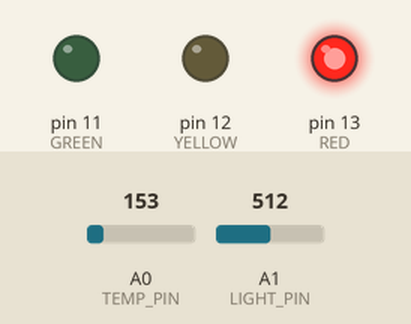
A sketch run on a simulated Arduino Uno, built with avr-gcc and run on an emulated ATmega328P. Shown: output pins drawn as LEDs (lit = HIGH). The test bench sets the inputs (shaded band); at power-on: A0 (TEMP_PIN) = 153, A1 (LIGHT_PIN) = 512. What the sketch prints to the serial monitor is not drawn.

Above: at 1.8 s.
1.9 s: A0 (TEMP_PIN) set to 128
At 2.6 s:
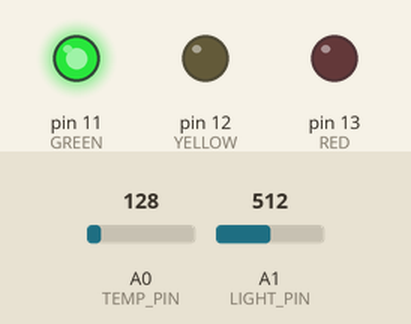
5.5 s: A1 (LIGHT_PIN) set to 608
9.0 s: A1 (LIGHT_PIN) set to 625
At 9.4 s:
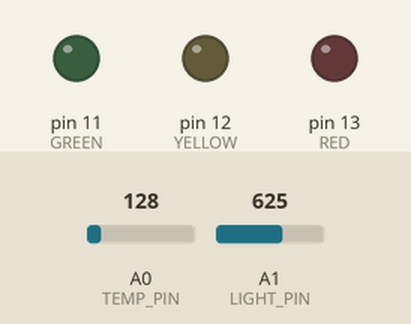
10.5 s: A1 (LIGHT_PIN) set to 716
At 11.8 s:
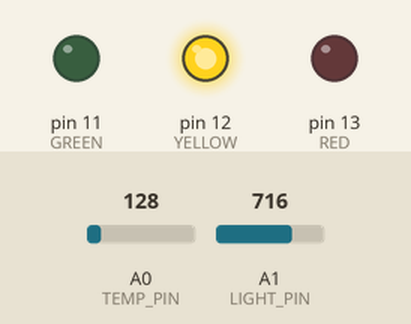
14.6 s: A1 (LIGHT_PIN) set to 511
At 15.6 s:
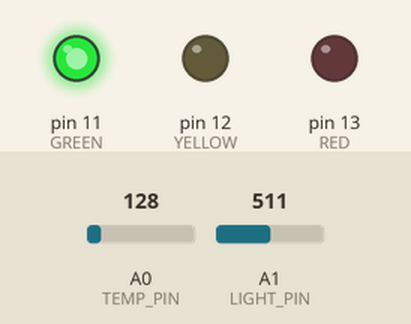
18.7 s: A1 (LIGHT_PIN) set to 240
22.2 s: A1 (LIGHT_PIN) set to 218
At 24.4 s:
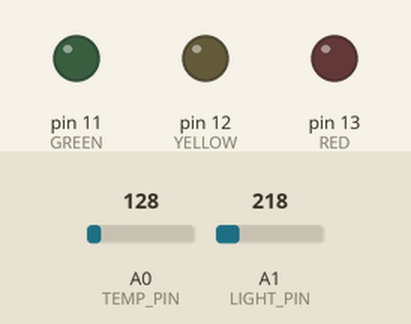
Timing chart, 0 to 25.5 s (numbered marks = the images above; inputs shaded):
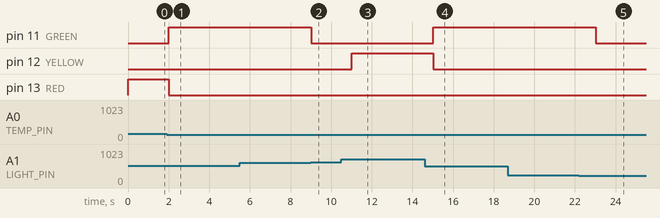

Measured:
- the behaviour switches between 144 and 143 on A0 (TEMP_PIN) (found by bisection; images 0 and 1)
- the behaviour switches between 624 and 625 on A1 (LIGHT_PIN) (found by bisection; images 1 and 2)
- the behaviour switches between 226 and 225 on A1 (LIGHT_PIN) (found by bisection; images 4 and 5)
- after the input at 1.9 s, pin 11 (GREEN): LOW → HIGH after 0.10 s; pin 13 (RED): HIGH → LOW after 0.10 s
- after the input at 9.0 s, pin 11 (GREEN): HIGH → LOW at once
- after the input at 10.5 s, pin 12 (YELLOW): LOW → HIGH after 0.52 s
- after the input at 14.6 s, pin 11 (GREEN): LOW → HIGH after 0.42 s; pin 12 (YELLOW): HIGH → LOW after 0.42 s
- after the input at 22.2 s, pin 11 (GREEN): HIGH → LOW after 0.83 s

The sketch:

2and3-temperature.ino
```cpp
// (C) __Mariia Zabolotnia, Joel Celén, Ionel Pop, group: 8__ (2024)
// Work package 3
// Exercise 2 and 3
// Submission code: 908233 (provided by your TA-s)

// Declare variables for storing Pin values
int RED = 13;    // pin number for red LED
int YELLOW = 12; // pin number for yellow LED
int GREEN = 11;  // pin number for green LED

int TEMP_PIN = A0;
int LIGHT_PIN = A1;

// declare variable to store delay time in seconds
int delaySec = 1;

// main function for setup before execution
void setup()
{
    Serial.begin(9600);      // initialize serial monitor
    pinMode(RED, OUTPUT);    // initialize red pin of type output
    pinMode(YELLOW, OUTPUT); // initialize yellow pin of type output
    pinMode(GREEN, OUTPUT);  // initialize green pin of type output
}

// function that will be executed repetatively
void loop()
{
    // read analog value to int
    int temperature = analogRead(TEMP_PIN);
    // Convert analog reading to voltage
    double voltage = temperature * (5.0 / 1023.0);
    // Calculate temperature using provided formula
    double temp = (voltage - 0.5) * 100;
    // convert analog value of light pin to integer value using formula
    int light = map(analogRead(LIGHT_PIN), 0, 1023, 0, 100);

    // print temperature message
    Serial.print("Temperature: ");
    // print temperature value
    Serial.println(temp);
    // print light message
    Serial.print("Light: ");
    // print light value
    Serial.println(light);
    Serial.print(voltage);

    // start the logic block that corresponds to the dependencies
    // specified in the task description
    if (light == 0)
    { // if light is 0
        if (temp >= -12)
        {
            setRED();
        } // if temp outside range <-12, light red pin
        else
        {
            setGREEN();
        } // othervise correct, light green pin
    }

    else if (light > 1 && light <= 20)
    { // if light in range 1-20%. Temp should be -12-0
        if (temp < -12)
        {
            setYELLOW();
        } // if temp lower then light yellow pin
        else if (temp > 0)
        {
            setRED();
        } // if temp higher than should be, than red pin
        else
        {
            setGREEN();
        } // othervise correct, light green pin
    }

    else if (light > 21 && light <= 60)
    { // if light in range 21-60%. Temp should be 0-20
        if (temp < 0)
        {
            setYELLOW();
        } // if temp lower then light yellow pin
        else if (temp > 20)
        {
            setRED();
        } // if temp higher than it should be then light yellow pin
        else
        {
            setGREEN();
        } // othervise correct, light green pin
    }

    else if (light > 61 && light < 100)
    { // if light in range 61-100%. Temp should be >=21
        if (temp < 21)
        {
            setYELLOW();
        } // if temp lower than should be, then light yellow pin
        else
        {
            setGREEN();
        } // othervise correct, light green pin
    }

    // delay the execution by delaySec converted to milliseconds
    delay(delaySec * 1000);

    digitalWrite(RED, LOW);    // set red pin to OFF
    digitalWrite(GREEN, LOW);  // set green pin to OFF
    digitalWrite(YELLOW, LOW); // set yellow pin to OFF
}

// helper function to set red pin to ON
void setRED()
{
    digitalWrite(RED, HIGH); // set red pin to ON
}

// helper function to set yellow pin to ON
void setYELLOW()
{
    digitalWrite(YELLOW, HIGH); // set yellow pin to ON
}

// helper function to set green pin to ON
void setGREEN()
{
    digitalWrite(GREEN, HIGH); // set green pin to ON
}
```
